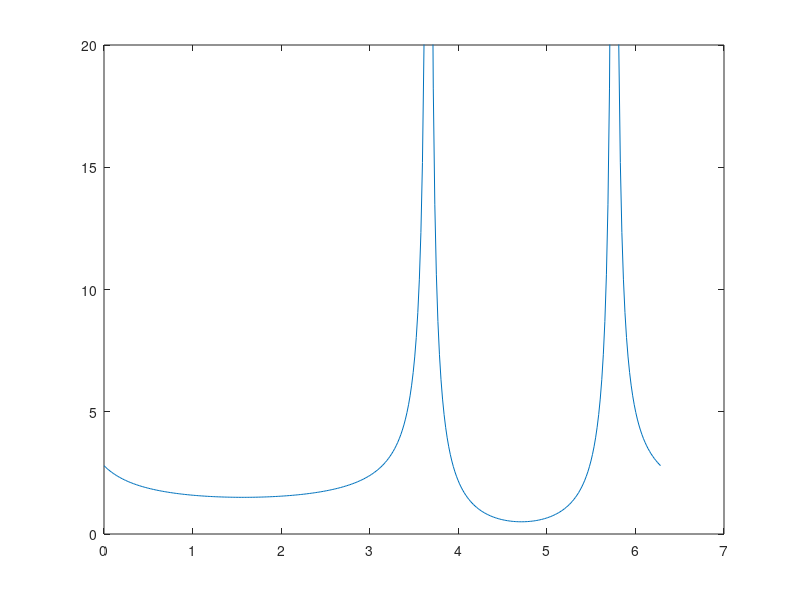

MATLAB code to generate this figure:
%{
Considerando il glifo oscillante di figura, calcolare il rapporto di trasmissione tra la rotazione della
manovella 1 e del bilanciere 3 (tramite analisi di posizione e di velocità del meccanismo). Si scelgano
arbitrariamente le dimensioni del meccanismo, verificando che la manovella possa compiere un giro
completo
%}

% Affinchè si chiuda semplicemente L1 < l
L1 = 0.5 %m
l = 1 %m

% Dalle tre eq. di chiusura, definendo Y come il vettore delle incognite di
% posizione, Y = [sin(th3) cos(th3) s23] [3x361], scriviamo le eq di chiusura

theta1 = deg2rad(0:1:360); % -> vettore di 361 elementi [0, ..., 360]
[m,n]=size(theta1); % m = 1, n = 361mi mo

Y = [ (l+L1*sin(theta1))./sqrt(l^2 + L1^2 + 2*L1*l*sin(theta1));
      (L1*cos(theta1))./sqrt(l^2 + L1^2 + 2*L1*l*sin(theta1));
      sqrt(l^2 + L1^2 + 2*L1*l*sin(theta1)) ];

% Analisi di velocità
rpm=10;
for i=1:n
    theta1_dot(i) = (2*pi*rpm)/60
end

s23_dot = L1*l*(theta1_dot.*cos(theta1))./Y(3, :)

% Ricaviamo theta3 dai rispettivi seni e coseni
theta3 = atan2(Y(1, :), Y(2, :));
disp(size(theta3))
theta3_dot = L1 * theta1_dot .* (Y(3, :) .* sin(theta1) + l * cos(theta1) .* cos(theta3)) ./ (Y(3, :).^2 .* Y(1, :));

% Rapporto di trasmissione
tau = theta3_dot ./ theta1_dot;

% La componente utile della forza F è quella perpendicolare alla
% congiungente A-03. Di conseguenza è F * sin(theta3). Per PLV,
%  F * sin(theta3) * va + Mm * th1_dot = 0, dove va = theta3_dot * 03-A

% velocità del punto A
AO3 = 2; %m <- distanza in metri tra o3 e A
va = theta3_dot * AO3;
Mm = 1; %N*m
F = - (Mm * theta1_dot) ./ (sin(theta3) .* theta3_dot * AO3);

% Plots
figure
plot(theta1, abs(F))
ylim([0, 20])
